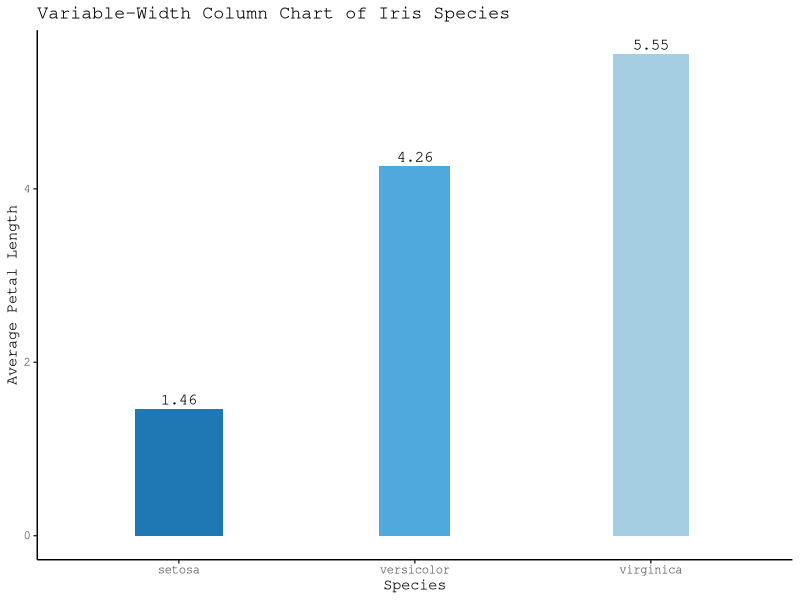
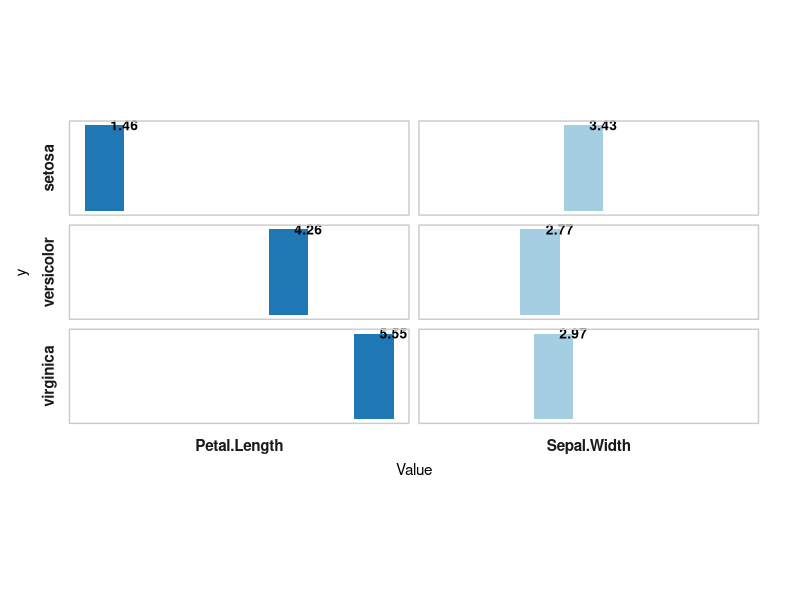
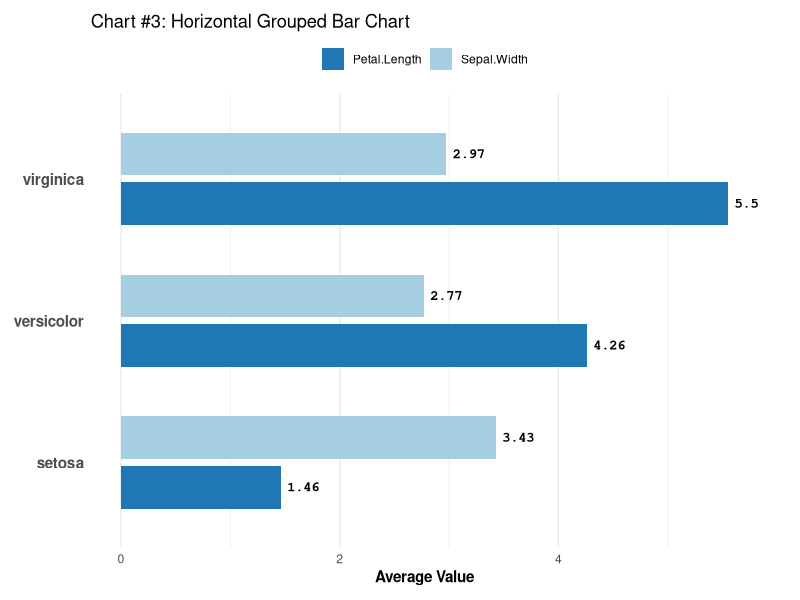
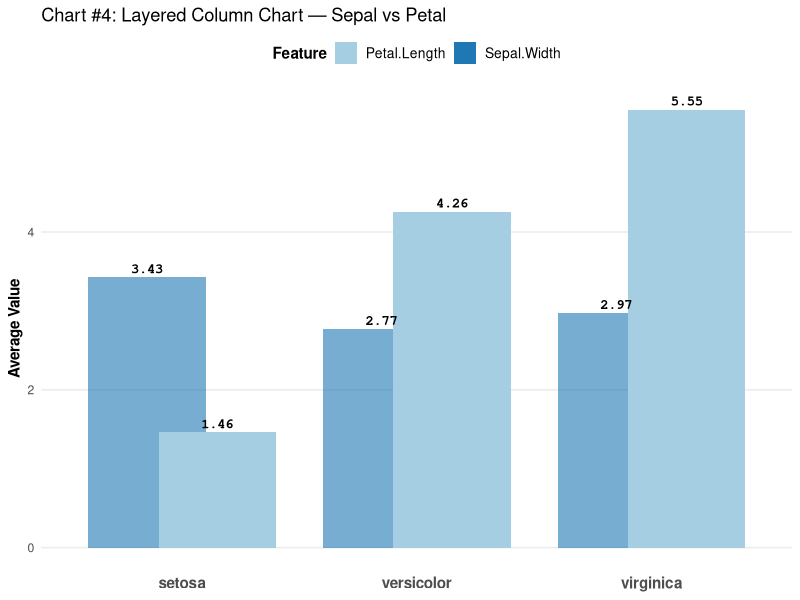

The R script that drew these images, in order:
## ---- chunk 1
library(ggplot2)
data("iris")
iris_summary <- aggregate(cbind(Sepal.Width, Petal.Length) ~ Species, data = iris, FUN = mean)
iris_summary$NormWidth <- iris_summary$Sepal.Width / sum(iris_summary$Sepal.Width)
ggplot(iris_summary, aes(x = Species, y = Petal.Length)) +
  geom_col(aes(width = NormWidth, fill = Species)) +
  geom_text(aes(label = round(Petal.Length, 2)), vjust = -0.5, size = 4, family = "mono") +
  scale_fill_manual(values = c(setosa = "#1f77b4", versicolor = "#4fa9dc", virginica = "#a6cee3")) +
  labs(title = "Variable-Width Column Chart of Iris Species", x = "Species", y = "Average Petal Length") +
  theme_classic(base_family = "mono") +
  theme(legend.position = "none")

## ---- chunk 2
d <- reshape(aggregate(cbind(Sepal.Width, Petal.Length) ~ Species, iris, mean),
             list(2:3), v.names = "Value", timevar = "Variable",
             times = c("Sepal.Width", "Petal.Length"), direction = "long")
ggplot(d, aes(x = Value, y = 1, fill = Variable)) +
  geom_col(width = 0.6) +
  geom_text(aes(label = round(Value, 2)), hjust = -0.2, color = "black", size = 3.5, fontface = "bold") +
  facet_grid(Species ~ Variable, switch = "both") +
  coord_fixed(ratio = 1.3, clip = "off") +
  scale_fill_manual(values = c(Sepal.Width = "#a6cee3", Petal.Length = "#1f77b4")) +
  theme_minimal(base_family = "sans") +
  theme(panel.border = element_rect(color = "gray80", fill = NA),
        panel.spacing = unit(0.5, "lines"),
        strip.placement = "outside",
        strip.text = element_text(face = "bold", size = 11),
        axis.text = element_blank(), axis.ticks = element_blank(),
        panel.grid = element_blank(), legend.position = "none",
        plot.margin = margin(10, 30, 10, 10))

## ---- chunk 3
library(ggplot2)
data("iris")
d <- aggregate(cbind(Sepal.Width, Petal.Length) ~ Species, iris, mean)
d_long <- reshape(d, varying = list(names(d)[2:3]), v.names = "Value",
                  timevar = "Variable", times = names(d)[2:3], direction = "long")
ggplot(d_long, aes(x = Value, y = Species, fill = Variable)) +
  geom_col(position = position_dodge(0.7), width = 0.6) +
  geom_text(aes(label = round(Value, 2)), position = position_dodge(0.7),
            hjust = -0.2, size = 3.5, family = "mono", fontface = "bold", color = "black") +
  scale_fill_manual(values = c(Sepal.Width = "#a6cee3", Petal.Length = "#1f77b4")) +
  labs(title = "Chart #3: Horizontal Grouped Bar Chart", x = "Average Value", y = NULL) +
  theme_minimal(base_family = "sans") +
  theme(axis.text.y = element_text(face = "bold", size = 11),
        axis.title.x = element_text(face = "bold"),
        legend.title = element_blank(),
        legend.position = "top",
        plot.margin = margin(10, 30, 10, 10),
        panel.grid.major.y = element_blank())

## ---- chunk 4
library(ggplot2); data("iris")

d <- aggregate(cbind(Sepal.Width, Petal.Length) ~ Species, iris, mean)
d <- reshape(d, list(2:3), v.names = "Value", timevar = "Variable",
             times = names(d)[2:3], direction = "long")
d$Layer <- d$Variable

ggplot(d, aes(x = Species, y = Value, fill = Layer)) +
  geom_col(position = position_nudge(x = ifelse(d$Layer == "Sepal.Width", -0.15, 0.15)),
           width = 0.5, alpha = ifelse(d$Layer == "Sepal.Width", 0.6, 1)) +
  geom_text(aes(label = round(Value, 2)),
            position = position_nudge(x = ifelse(d$Layer == "Sepal.Width", -0.15, 0.15)),
            vjust = -0.5, size = 3.5, family = "mono", fontface = "bold", color = "black") +
  scale_fill_manual(values = c(Sepal.Width = "#1f77b4", Petal.Length = "#a6cee3")) +
  labs(title = "Chart #4: Layered Column Chart — Sepal vs Petal", x = NULL, y = "Average Value", fill = "Feature") +
  theme_minimal(base_family = "sans") +
  theme(axis.text.x = element_text(face = "bold", size = 11),
        axis.title.y = element_text(face = "bold"),
        panel.grid.major.x = element_blank(),
        panel.grid.minor = element_blank(),
        legend.position = "top",
        legend.title = element_text(face = "bold"),
        legend.text = element_text(size = 10))
